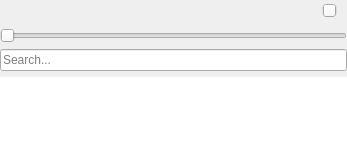
<?xml version="1.0" encoding="UTF-8"?>
<ui version="4.0">
 <class>uniqueLibrary</class>
 <widget class="QWidget" name="uniqueLibrary">
  <property name="geometry">
   <rect>
    <x>0</x>
    <y>0</y>
    <width>298</width>
    <height>167</height>
   </rect>
  </property>
  <property name="windowTitle">
   <string notr="true">Form</string>
  </property>
  <layout class="QVBoxLayout" name="verticalLayout_2">
   <property name="leftMargin">
    <number>0</number>
   </property>
   <property name="topMargin">
    <number>0</number>
   </property>
   <property name="rightMargin">
    <number>0</number>
   </property>
   <property name="bottomMargin">
    <number>0</number>
   </property>
   <item>
    <layout class="QHBoxLayout" name="horizontalLayout">
     <property name="rightMargin">
      <number>10</number>
     </property>
     <item>
      <widget class="MediaButton" name="skipBackwardButton">
       <property name="sizePolicy">
        <sizepolicy hsizetype="Preferred" vsizetype="Fixed">
         <horstretch>0</horstretch>
         <verstretch>0</verstretch>
        </sizepolicy>
       </property>
       <property name="text">
        <string notr="true"/>
       </property>
       <property name="icon">
        <iconset resource="../Core/core.qrc">
         <normaloff>:/player/oxygen/skipBackward</normaloff>:/player/oxygen/skipBackward</iconset>
       </property>
       <property name="iconSize">
        <size>
         <width>20</width>
         <height>20</height>
        </size>
       </property>
       <property name="flat">
        <bool>true</bool>
       </property>
      </widget>
     </item>
     <item>
      <widget class="MediaButton" name="seekBackwardButton">
       <property name="sizePolicy">
        <sizepolicy hsizetype="Preferred" vsizetype="Fixed">
         <horstretch>0</horstretch>
         <verstretch>0</verstretch>
        </sizepolicy>
       </property>
       <property name="text">
        <string notr="true"/>
       </property>
       <property name="icon">
        <iconset resource="../Core/core.qrc">
         <normaloff>:/player/oxygen/seekBackward</normaloff>:/player/oxygen/seekBackward</iconset>
       </property>
       <property name="iconSize">
        <size>
         <width>20</width>
         <height>20</height>
        </size>
       </property>
       <property name="flat">
        <bool>true</bool>
       </property>
      </widget>
     </item>
     <item>
      <widget class="MediaButton" name="playButton">
       <property name="sizePolicy">
        <sizepolicy hsizetype="Preferred" vsizetype="Fixed">
         <horstretch>0</horstretch>
         <verstretch>0</verstretch>
        </sizepolicy>
       </property>
       <property name="text">
        <string notr="true"/>
       </property>
       <property name="icon">
        <iconset resource="../Core/core.qrc">
         <normaloff>:/player/oxygen/play</normaloff>:/player/oxygen/play</iconset>
       </property>
       <property name="iconSize">
        <size>
         <width>20</width>
         <height>20</height>
        </size>
       </property>
       <property name="flat">
        <bool>true</bool>
       </property>
      </widget>
     </item>
     <item>
      <widget class="StopButton" name="stopButton">
       <property name="sizePolicy">
        <sizepolicy hsizetype="Preferred" vsizetype="Fixed">
         <horstretch>0</horstretch>
         <verstretch>0</verstretch>
        </sizepolicy>
       </property>
       <property name="text">
        <string notr="true"/>
       </property>
       <property name="icon">
        <iconset resource="../Core/core.qrc">
         <normaloff>:/player/oxygen/stop</normaloff>:/player/oxygen/stop</iconset>
       </property>
       <property name="iconSize">
        <size>
         <width>20</width>
         <height>20</height>
        </size>
       </property>
       <property name="flat">
        <bool>true</bool>
       </property>
      </widget>
     </item>
     <item>
      <widget class="MediaButton" name="seekForwardButton">
       <property name="sizePolicy">
        <sizepolicy hsizetype="Preferred" vsizetype="Fixed">
         <horstretch>0</horstretch>
         <verstretch>0</verstretch>
        </sizepolicy>
       </property>
       <property name="text">
        <string notr="true"/>
       </property>
       <property name="icon">
        <iconset resource="../Core/core.qrc">
         <normaloff>:/player/oxygen/seekForward</normaloff>:/player/oxygen/seekForward</iconset>
       </property>
       <property name="iconSize">
        <size>
         <width>20</width>
         <height>20</height>
        </size>
       </property>
       <property name="flat">
        <bool>true</bool>
       </property>
      </widget>
     </item>
     <item>
      <widget class="MediaButton" name="skipForwardButton">
       <property name="sizePolicy">
        <sizepolicy hsizetype="Preferred" vsizetype="Fixed">
         <horstretch>0</horstretch>
         <verstretch>0</verstretch>
        </sizepolicy>
       </property>
       <property name="text">
        <string notr="true"/>
       </property>
       <property name="icon">
        <iconset resource="../Core/core.qrc">
         <normaloff>:/player/oxygen/skipForward</normaloff>:/player/oxygen/skipForward</iconset>
       </property>
       <property name="iconSize">
        <size>
         <width>20</width>
         <height>20</height>
        </size>
       </property>
       <property name="flat">
        <bool>true</bool>
       </property>
      </widget>
     </item>
     <item>
      <widget class="MediaButton" name="toggleShuffleButton">
       <property name="sizePolicy">
        <sizepolicy hsizetype="Preferred" vsizetype="Fixed">
         <horstretch>0</horstretch>
         <verstretch>0</verstretch>
        </sizepolicy>
       </property>
       <property name="text">
        <string notr="true"/>
       </property>
       <property name="icon">
        <iconset resource="../Core/core.qrc">
         <normaloff>:/player/oxygen/shuffle</normaloff>:/player/oxygen/shuffle</iconset>
       </property>
       <property name="iconSize">
        <size>
         <width>20</width>
         <height>20</height>
        </size>
       </property>
       <property name="checkable">
        <bool>true</bool>
       </property>
       <property name="flat">
        <bool>true</bool>
       </property>
      </widget>
     </item>
     <item>
      <spacer name="horizontalSpacer">
       <property name="orientation">
        <enum>Qt::Horizontal</enum>
       </property>
       <property name="sizeHint" stdset="0">
        <size>
         <width>2</width>
         <height>2</height>
        </size>
       </property>
      </spacer>
     </item>
     <item>
      <widget class="VolumeSlider" name="volumeSlider">
       <property name="orientation">
        <enum>Qt::Horizontal</enum>
       </property>
      </widget>
     </item>
    </layout>
   </item>
   <item>
    <widget class="SeekBar" name="seekSlider">
     <property name="maximum">
      <number>999</number>
     </property>
     <property name="singleStep">
      <number>10</number>
     </property>
     <property name="pageStep">
      <number>100</number>
     </property>
     <property name="orientation">
      <enum>Qt::Horizontal</enum>
     </property>
    </widget>
   </item>
   <item>
    <widget class="SearchBar" name="searchBar">
     <property name="maxLength">
      <number>100</number>
     </property>
     <property name="placeholderText">
      <string>Search...</string>
     </property>
     <property name="clearButtonEnabled">
      <bool>true</bool>
     </property>
    </widget>
   </item>
   <item>
    <widget class="TableView" name="uniqueTable">
     <property name="frameShape">
      <enum>QFrame::NoFrame</enum>
     </property>
     <property name="horizontalScrollBarPolicy">
      <enum>Qt::ScrollBarAlwaysOff</enum>
     </property>
     <property name="editTriggers">
      <set>QAbstractItemView::NoEditTriggers</set>
     </property>
     <property name="selectionBehavior">
      <enum>QAbstractItemView::SelectItems</enum>
     </property>
     <property name="verticalScrollMode">
      <enum>QAbstractItemView::ScrollPerPixel</enum>
     </property>
     <property name="showGrid">
      <bool>false</bool>
     </property>
     <property name="wordWrap">
      <bool>false</bool>
     </property>
     <property name="cornerButtonEnabled">
      <bool>false</bool>
     </property>
     <attribute name="horizontalHeaderVisible">
      <bool>false</bool>
     </attribute>
     <attribute name="horizontalHeaderStretchLastSection">
      <bool>true</bool>
     </attribute>
     <attribute name="verticalHeaderVisible">
      <bool>false</bool>
     </attribute>
    </widget>
   </item>
  </layout>
 </widget>
 <customwidgets>
  <customwidget>
   <class>SearchBar</class>
   <extends>QLineEdit</extends>
   <header location="global">searchbar.h</header>
  </customwidget>
  <customwidget>
   <class>TableView</class>
   <extends>QTableView</extends>
   <header>tableview.h</header>
  </customwidget>
  <customwidget>
   <class>MediaButton</class>
   <extends>QPushButton</extends>
   <header location="global">mediabuttons/mediabutton.h</header>
  </customwidget>
  <customwidget>
   <class>StopButton</class>
   <extends>QPushButton</extends>
   <header location="global">mediabuttons/stopbutton.h</header>
  </customwidget>
  <customwidget>
   <class>SeekBar</class>
   <extends>QSlider</extends>
   <header location="global">widgets/seekbar.h</header>
  </customwidget>
  <customwidget>
   <class>VolumeSlider</class>
   <extends>QSlider</extends>
   <header location="global">widgets/volumeslider.h</header>
  </customwidget>
 </customwidgets>
 <resources>
  <include location="../Core/core.qrc"/>
 </resources>
 <connections/>
</ui>
